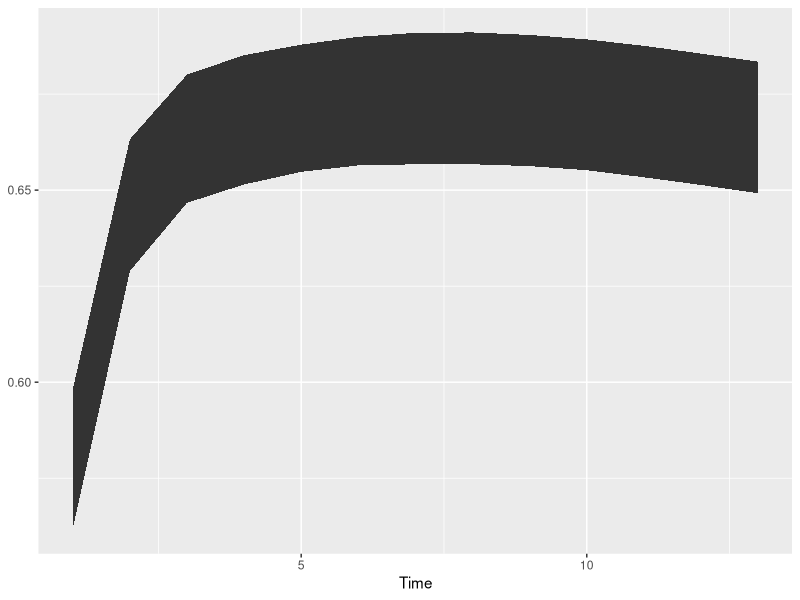

Here is the R script that generated this plot: (Note: this script raises an error after producing the figure.)
library(tidyverse)
library(lme4)
library(splines)


raw <- read_csv(here::here("data", "27-06-2018 EQ5D_IL.df.mini EQ5D individual level data.csv"))


dat <- raw %>% 
  mutate(
    y0 =  (EQ5D - min(EQ5D)) / (max(EQ5D) - min(EQ5D)) * (0.7 - 0.3) + 0.3,
    y0 = log(y0 / (1 - y0))
  )


raw


m <- lm(y0 ~ time_points, data = dat)
AIC(m)


m <- lm(y0 ~ time_points + age, data = dat)
AIC(m)


m <- lm(y0 ~ poly(time_points, 2), data = dat)
AIC(m)


m <- lm(y0 ~ time_points + poly(age, 2), data = dat)
AIC(m)


m <- lm(y0 ~ poly(time_points, 2) + age, data = dat)
AIC(m)


m <- lm(y0 ~ poly(time_points, 3), data = dat)
AIC(m)


m <- lm(y0 ~ poly(time_points, 3) + age, data = dat)
AIC(m)


m <- lm(y0 ~ poly(time_points, 4), data = dat)
AIC(m)


m <- lm(y0 ~ poly(time_points, 4) + age, data = dat)
AIC(m)


m <- lm(y0 ~ poly(time_points, 5), data = dat)
AIC(m)


m <- lm(y0 ~ poly(time_points, 5) + age, data = dat)
AIC(m)


m <- lm(y0 ~ ns(time_points, df = 3), data = dat)
AIC(m)

m <- lm(y0 ~ ns(time_points, df = 3) + age, data = dat)
AIC(m)


m <- lm(y0 ~ ns(time_points, df = 4), data = dat)
AIC(m)

m <- lm(y0 ~ ns(time_points, df = 4) + age, data = dat)
AIC(m)


m <- lm(y0 ~ ns(time_points, df = 9), data = dat)
AIC(m)

m <- lm(y0 ~ ns(time_points, df = 9) + age, data = dat)
AIC(m)


m <- lmer(y0 ~ time_points + age + (1 | Patient.ID), data = dat)
AIC(m)

m


m <- lmer(y0 ~ ns(time_points, 4) * age + (time_points | Patient.ID) + (time_points | study), data = dat)
AIC(m); summary(m)$sigma


m <- lmer(y0 ~ ns(time_points, 4) * age + (1 | Patient.ID)+ (1 | study), data = dat)
AIC(m)

newdata <- dat %>% 
  select(study, Patient.ID) %>% 
  crossing(data.frame(time_points = seq(0, 120, 60), age = 60)) %>% 
  data.frame()



simulate(m, nsim = 5, re.form = NA)

newdata <- data.frame(time_points = seq(0, 360, 30), age = 60)

pfun <- function(fit) {
  predict(fit, newdata = newdata, re.form = NA)
}


cc <- confint(m, method="boot", FUN=pfun, nsim = 100)

as_tibble(cc) %>% 
  rename(
    L = `2.5 %`,
    U = `97.5 %`
  ) %>% 
  mutate(
    Time = 1:n(),
    L = 1 / (1 + exp(-L)),
    U = 1 / (1 + exp(-U))
  ) %>% 
  ggplot() +
  geom_ribbon(aes(x = Time, ymin = L, ymax = U))

lme4::bootMer(mem, FUN=predfn, nsim=250, re.form=NULL, type="parametric")


m <- lmer(y0 ~ age + (time_points | Patient.ID) + (time_points | study), data = dat)
AIC(m); summary(m)$sigma


m <- lmer(y0 ~ ns(time_points, 4) * age + (time_points | Patient.ID:study), data = dat, REML = F)
AIC(m); summary(m)$sigma


m <- lmer(y0 ~ ns(time_points, 4) * age + (1 + time_points | Patient.ID:study), data = dat, REML = F)
AIC(m); summary(m)$sigma






simulate(m, 4)

m <- lmer(y0 ~ age * ns(time_points, 4)  + (1 | time_points) + (1 | age), data = dat)
m
AIC(m)


